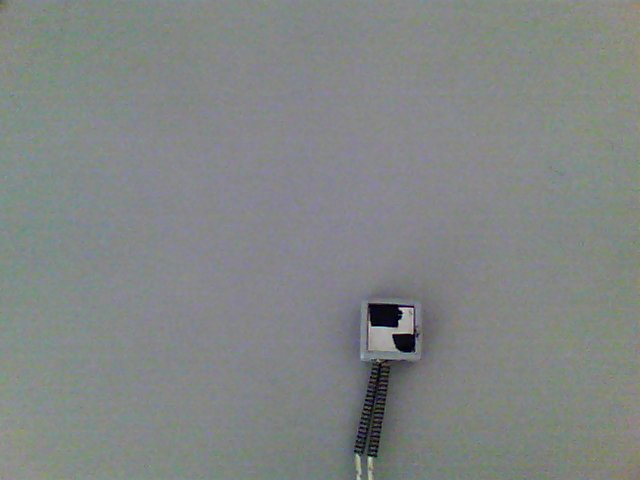
#> input picture Database/raw_data/10_rgb.jpg, 640 x 480 px
$ python -i analysis.py   (imports and definitions only)   (older library calls are emulated)
#> lines starting #> are read from the running program, lines starting #| are printed output that depends on the picture
#> further down, picture is the input picture: shape (480, 640, 3); mean B, G, R 132.6, 133.5, 129.5
import os
import cv2
import pandas as pd
import numpy as np
import matplotlib.pyplot as plt
import seaborn as sns
from sklearn.model_selection import train_test_split
from sklearn.linear_model import LogisticRegression
from sklearn.metrics import roc_auc_score, accuracy_score, roc_curve, confusion_matrix
from sklearn.preprocessing import LabelEncoder
from scipy import stats

class DerivativeAnalysis:
    @staticmethod
    def compute_gradient(image):
        # Convert image to grayscale if it's not already
        if len(image.shape) == 3:
            image = cv2.cvtColor(image, cv2.COLOR_BGR2GRAY)

        # Compute the gradient of the image (numerical derivative)
        gradient_x = cv2.Sobel(image, cv2.CV_64F, 1, 0, ksize=3)
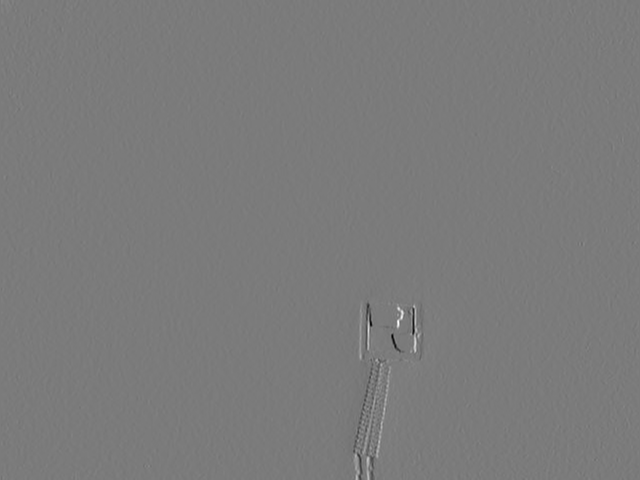
#> gradient_x: shape (480, 640) float64; min -661, max 705, mean 0; drawn with min black and max white
        gradient_y = cv2.Sobel(image, cv2.CV_64F, 0, 1, ksize=3)
        gradient_magnitude = cv2.magnitude(gradient_x, gradient_y)
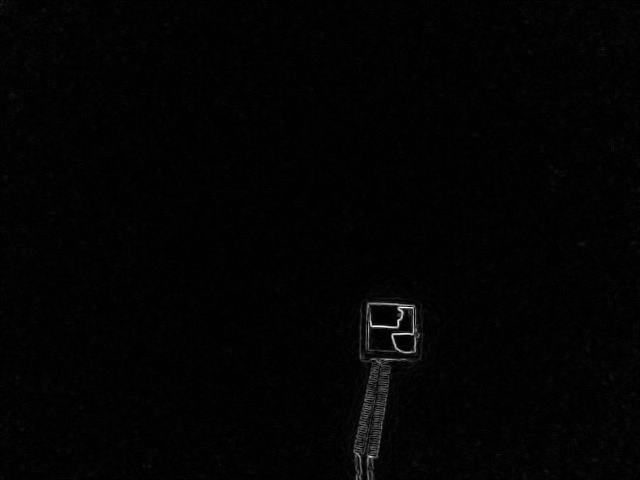
#> gradient_magnitude: shape (480, 640) float64; min 0, max 790.1, mean 11; drawn with min black and max white
        return gradient_magnitude

# [79 lines left out: functions extract_image_features, fisher_discriminant_ratio, auc_score, hypothesis_test, main_analysis, not called in this run]

# [5 lines not run here, left out]

>>> import cv2
>>> picture = cv2.imread('Database/raw_data/10_rgb.jpg')
>>> result = DerivativeAnalysis().compute_gradient(picture)

$ run again, on Database/raw_data/12_rgb.jpg
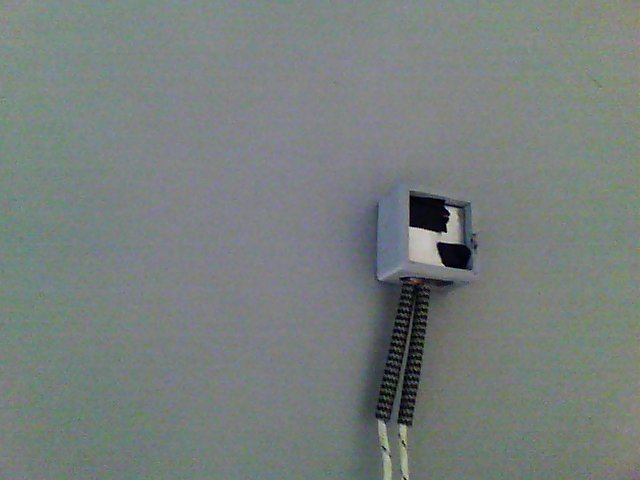
#> input picture Database/raw_data/12_rgb.jpg, 640 x 480 px
#> picture is the input picture: shape (480, 640, 3); mean B, G, R 124.6, 126.8, 119.3
#> in compute_gradient, `gradient_x = cv2.Sobel(image, cv2.CV_64F, 1, 0, ksize=3)`:
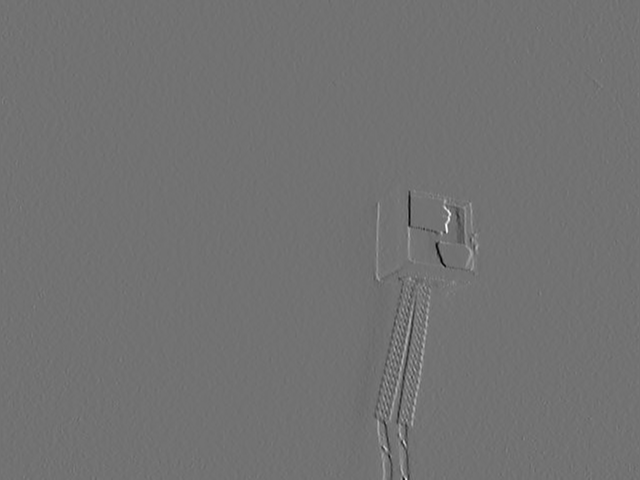
#> gradient_x: shape (480, 640) float64; min -602, max 739, mean 0; drawn with min black and max white
#> in compute_gradient, `gradient_magnitude = cv2.magnitude(gradient_x, gradient_y)`:
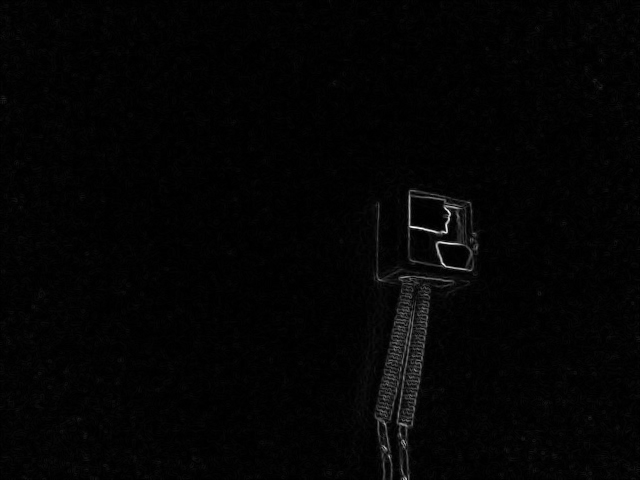
#> gradient_magnitude: shape (480, 640) float64; min 0, max 816.5, mean 14.2; drawn with min black and max white
